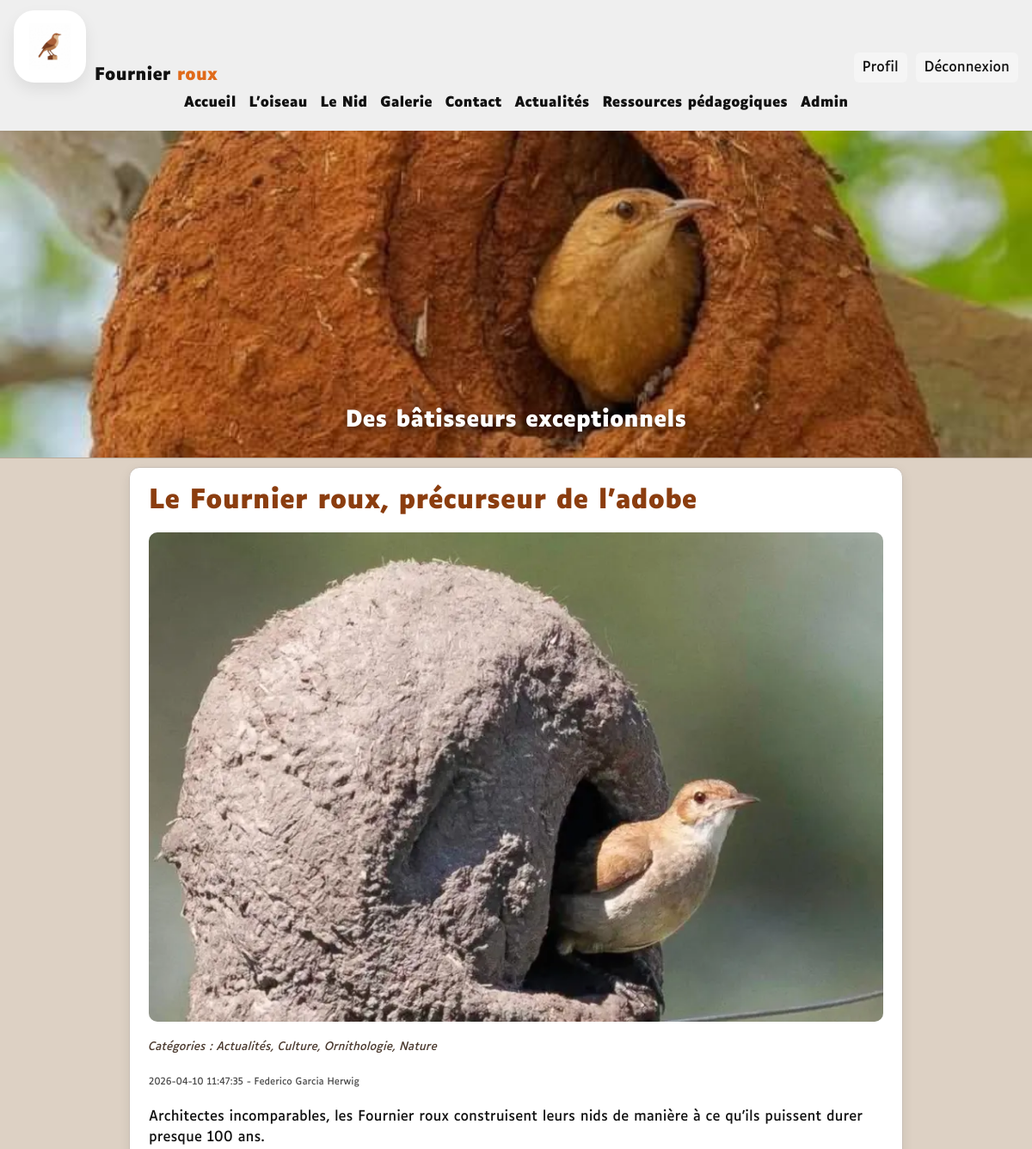
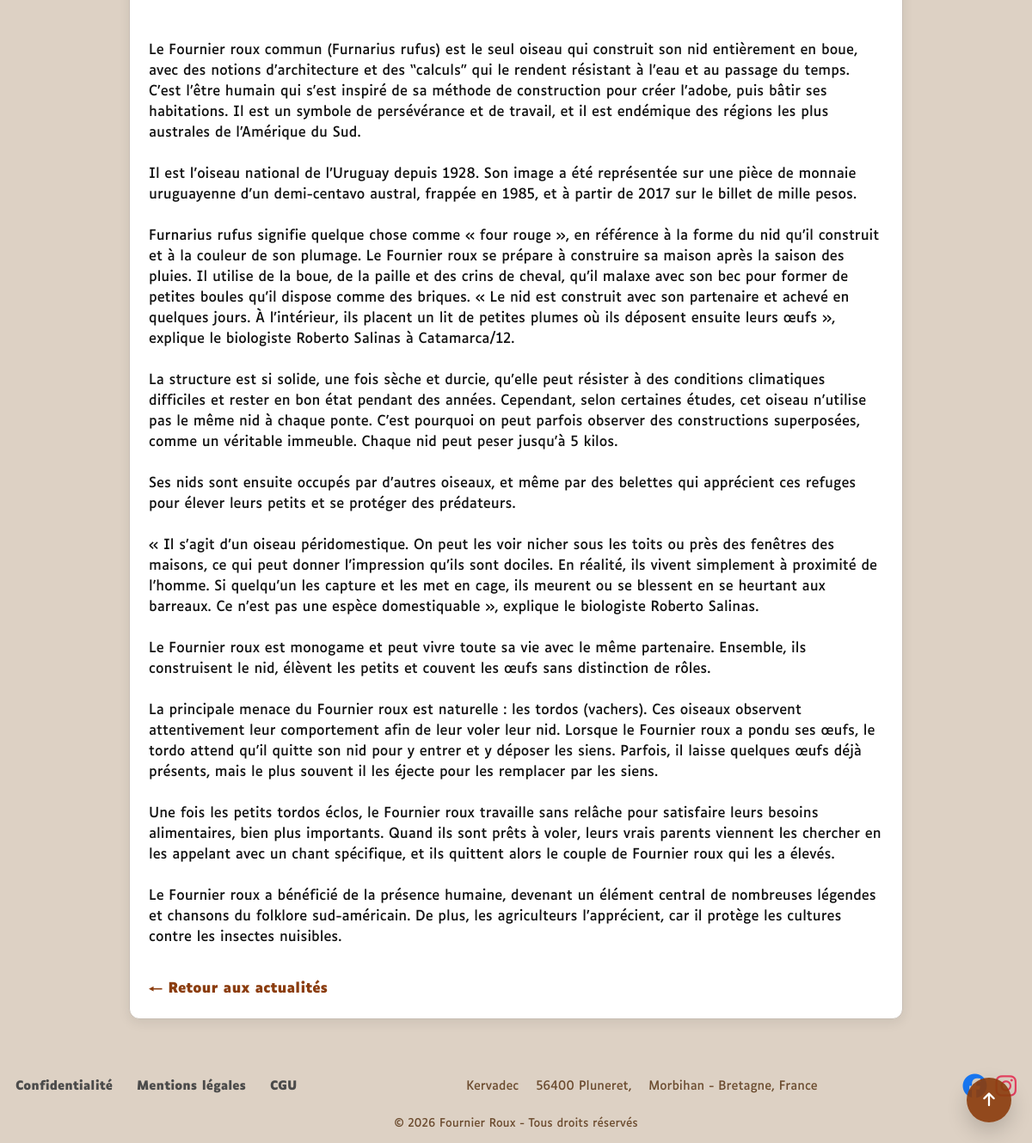
The page /index.php?page=article&id=19 (signed in) on the database its author committed (2 pictures, top to bottom).
### tables this page shows
CREATE TABLE `articles` (
  `id_article` int(11) NOT NULL AUTO_INCREMENT,
  `titre` varchar(255) NOT NULL,
  `contenu` text NOT NULL,
  `date_publication` datetime NOT NULL DEFAULT current_timestamp(),
  `id_utilisateur` int(11) NOT NULL,
  PRIMARY KEY (`id_article`),
  KEY `id_utilisateur` (`id_utilisateur`)
);

CREATE TABLE `contient` (
  `id_article` int(11) NOT NULL,
  `id_media` int(11) NOT NULL,
  `ordre` int(11) DEFAULT 1,
  `image_principale` tinyint(1) DEFAULT 0,
  PRIMARY KEY (`id_article`, `id_media`),
  KEY `id_media` (`id_media`),
  CONSTRAINT `contient_ibfk_1` FOREIGN KEY (`id_article`) REFERENCES `articles` (`id_article`) ON DELETE CASCADE,
  CONSTRAINT `contient_ibfk_2` FOREIGN KEY (`id_media`) REFERENCES `media` (`id_media`) ON DELETE CASCADE
);

CREATE TABLE `media` (
  `id_media` int(11) NOT NULL AUTO_INCREMENT,
  `nom_fichier` varchar(255) NOT NULL,
  `date_upload` datetime DEFAULT current_timestamp(),
  `type_media` varchar(50) DEFAULT 'image',
  PRIMARY KEY (`id_media`)
);

CREATE TABLE `utilisateurs` (
  `id_utilisateur` int(11) NOT NULL,
  `nom` varchar(100) NOT NULL,
  `email` varchar(255) NOT NULL,
  `mot_de_passe` varchar(255) NOT NULL,
  `role` enum('admin','utilisateur') NOT NULL,
  `prenom` varchar(100) NOT NULL
);

### app/controllers/article-single-controller.php (called while the page is built, shortened)
<?php
require_once BASE_PATH . '/app/models/article.php';
require_once BASE_PATH . '/app/models/media.php';
$articleId = isset($_GET['id']) ? (int) $_GET['id'] : 0;
$article = getArticleDetailById($pdo, $articleId);
$medias = getMediaByArticle($pdo, $articleId);
require_once BASE_PATH . '/app/views/layouts/header.php';
require_once BASE_PATH . '/app/views/user/article-single.php';
require_once BASE_PATH . '/app/views/layouts/footer.php';

### index.php (called while the page is built, shortened)
<?php
require_once BASE_PATH . '/routes/router.php';

### app/models/article.php (called while the page is built, shortened)
<?php
function getBaseArticleQuery()
{
    return "FROM articles
            JOIN utilisateurs ON articles.id_utilisateur = utilisateurs.id_utilisateur
            LEFT JOIN appartient ON articles.id_article = appartient.id_article
            LEFT JOIN categorie ON appartient.id_categorie = categorie.id_categorie";
}
function getBaseArticleSelect()
{
    return "SELECT
                articles.id_article,
                articles.titre,
                articles.contenu,
                articles.date_publication,
                articles.id_utilisateur,
                utilisateurs.nom,
                utilisateurs.prenom,
                GROUP_CONCAT(categorie.nom SEPARATOR ', ') AS categories";
}
function getArticleDetailById($pdo, $articleId)
{
    try {
        $sql = getBaseArticleSelect() . " " .
               getBaseArticleQuery() . "
               WHERE articles.id_article = ?
               GROUP BY articles.id_article";
        $stmt = $pdo->prepare($sql);
        $stmt->execute([$articleId]);
        return $stmt->fetch(PDO::FETCH_ASSOC);
    } catch (PDOException $e) {
        error_log('Erreur getArticleDetailById : ' . $e->getMessage());
        return null;
    }
}

### app/models/media.php (called while the page is built, shortened)
<?php
function getMediaByArticle($pdo, $articleId)
{
    $sql = "SELECT media.*, contient.ordre, contient.image_principale
            FROM media
            INNER JOIN contient ON media.id_media = contient.id_media
            WHERE contient.id_article = ?
            ORDER BY contient.image_principale DESC, contient.ordre ASC";
    $stmt = $pdo->prepare($sql);
    $stmt->execute([$articleId]);
    $medias = $stmt->fetchAll(PDO::FETCH_ASSOC);
    return is_array($medias) ? $medias : [];
}

### app/views/user/article-single.php (the view)
<main class="page-article">
    <article class="page-article__conteneur">
        <h1 class="page-article__titre">
            <?php echo htmlspecialchars($article['titre']); ?>
        </h1>
        <?php if (!empty($medias)): ?>
            <div class="page-article__images">
                <?php foreach ($medias as $media): ?>
                    <div class="page-article__image-wrapper">
                        <img
                            class="page-article__image"
                            src="public/uploads/<?php echo htmlspecialchars($media['nom_fichier']); ?>"
                            alt="Illustration de l’article <?php echo htmlspecialchars($article['titre']); ?>"
                        >
                    </div>
                <?php endforeach; ?>
            </div>
        <?php endif; ?>
        <p class="page-article__categories">
            <em>
                Catégories :
                <?php echo htmlspecialchars($article['categories'] ?? 'Aucune'); ?>
            </em>
        </p>
        <p class="page-article__meta">
            <small>
                <?php echo htmlspecialchars($article['date_publication']); ?> -
                <?php echo htmlspecialchars($article['prenom'] . ' ' . $article['nom']); ?>
            </small>
        </p>
        <div class="page-article__contenu">
            <?php echo nl2br(htmlspecialchars($article['contenu'])); ?>
        </div>
        <div class="page-article__retour">
            <a
                class="page-article__retour-lien"
                href="index.php?page=articles"
            >
                ← Retour aux actualités
            </a>
        </div>
    </article>
</main>

### rows shown on the page
articles: titre "Le Fournier roux, précurseur de l’adobe", date_publication "2026-04-10 11:47:35", id_utilisateur.nom "Federico Garcia Herwig", contenu "Architectes incomparables, les Fournier roux construisent leurs nids de manière à ce qu’ils puissent durer presque 100 ans. Le Fournier roux commun (Furnarius rufus) est le seul oiseau qui construit son nid entièrement en boue, avec des notions d’architecture et des “calculs” qui le rendent résistant à l’eau et au passage du temps. C’est l’être humain qui s’est inspiré de sa méthode de construction pour créer l’adobe, puis bâtir ses habitations. Il est un symbole de persévérance et de travail, et il est endémique des régions les plus australes de l’Amérique du Sud. Il est l’oiseau national de l’Uruguay depuis 1928. Son image a été représentée sur une pièce de monnaie uruguayenne d’un…"
contient: id_media.nom_fichier (picture)

### other values the page prints
$article['categories'] "Actualités, Culture, Ornithologie, Nature"
